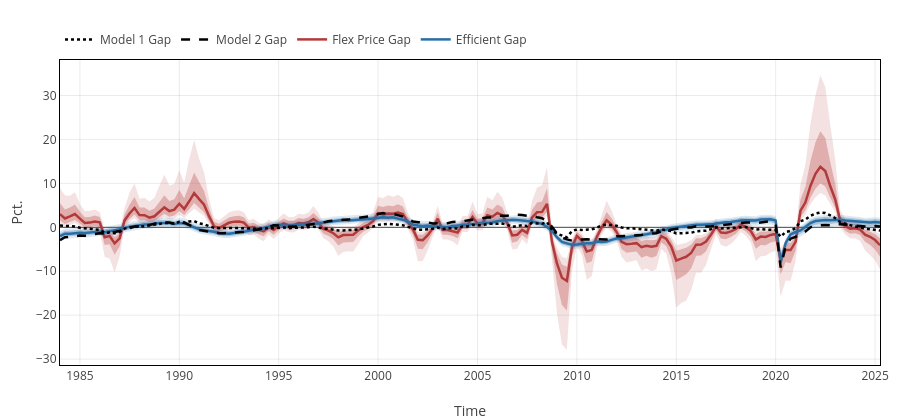

Here is the notebook cell this chart was saved with:
### Code cell
# load model 1 and model 2 results for comparison
res_1           = load("$(pwd())/res_kuttner_AR2_4_obs_iis.jld2");
nDraws_1        = res_1["nDraws"];
burnin_1        = res_1["burnin"];
distr_α_1       = res_1["distr_α"];
σʸ            = res_1["σʸ"]';

Ψe1          = zeros(size(distr_α_1, 2), size(distr_α_1, 3));
Ψe1[:, :] = distr_α_1[1, :, :].*σʸ[1];



res_2           = load("$(pwd())/res_okun_kuttner_AR2_6_obs_iis.jld2");
nDraws_2        = res_2["nDraws"];
burnin_2       = res_2["burnin"];
distr_α_2      = res_2["distr_α"];
σʸ            = res_2["σʸ"]';

Ψe2          = zeros(size(distr_α_2, 2), size(distr_α_2, 3));
Ψe2[:, :] = distr_α_2[1, :, :].*σʸ[1];

Ψe1ᵐ = zeros(size(Ψe1, 1)-max_h);
Ψe2ᵐ = zeros(size(Ψe2, 1)-max_h);
Ψe195 = zeros(size(Ψe1, 1)-max_h);
Ψe105 = zeros(size(Ψe1, 1)-max_h);
Ψe184 = zeros(size(Ψe1, 1)-max_h);
Ψe116 = zeros(size(Ψe1, 1)-max_h);
Ψe295 = zeros(size(Ψe2, 1)-max_h);
Ψe205 = zeros(size(Ψe2, 1)-max_h);
Ψe284 = zeros(size(Ψe2, 1)-max_h);
Ψe216 = zeros(size(Ψe2, 1)-max_h);


# fill quantiles
for j=1:size(Ψe1, 1)-max_h
    Ψe195[j] = quantile(Ψe1[j, :], 0.95);
    Ψe105[j] = quantile(Ψe1[j, :], 0.05);
    Ψe184[j] = quantile(Ψe1[j, :], 0.84); 
    Ψe116[j] = quantile(Ψe1[j, :], 0.16);
    Ψe1ᵐ[j]  = quantile(Ψe1[j, :], 0.50);

    Ψe295[j] = quantile(Ψe2[j, :], 0.95);
    Ψe205[j] = quantile(Ψe2[j, :], 0.05);
    Ψe284[j] = quantile(Ψe2[j, :], 0.84); 
    Ψe216[j] = quantile(Ψe2[j, :], 0.16);
    Ψe2ᵐ[j]  = quantile(Ψe2[j, :], 0.50);
end


# make comparison plot
# black
model1_color = "#000000"  # black for Model 1
model2_color = "#000000"  


# ============= gaps
plt_cycle = Plot([

              # Flex price gap
        # 90% band: lower first (invisible), then upper filled to previous
        scatter(x=date, y=Ψf05[1:end-max_h, 1], mode="lines",
                line=attr(color="rgba(0,0,0,0)"), hoverinfo="skip", showlegend=false),
        scatter(x=date, y=Ψf95[1:end-max_h, 1], mode="lines", showlegend=false,
                fill="tonexty", fillcolor=band90_flex, line=attr(color="rgba(0,0,0,0)")),  
        # 68% band: lower first (invisible), then upper filled to previous
        scatter(x=date, y=Ψf16[1:end-max_h, 1], mode="lines",
                line=attr(color="rgba(0,0,0,0)"), hoverinfo="skip", showlegend=false),
        scatter(x=date, y=Ψf84[1:end-max_h, 1], mode="lines", showlegend=false,
                fill="tonexty", fillcolor=band68_flex, line=attr(color="rgba(0,0,0,0)")),
        # Median line
        scatter(x=date, y=Ψfᵐ[1:end-max_h, 1], mode="lines", name="Flex Price Gap", legendrank=3,
                line=attr(color=flex_color, width=2.5)),
                
        # Efficient gap
        # 90% band: lower first (invisible), then upper filled to previous
        scatter(x=date, y=Ψe05[1:end-max_h, 1], mode="lines",
                line=attr(color="rgba(0,0,0,0)"), hoverinfo="skip", showlegend=false),
        scatter(x=date, y=Ψe95[1:end-max_h, 1], mode="lines", showlegend=false,
                fill="tonexty", fillcolor=band90_eff, line=attr(color="rgba(0,0,0,0)")),

        # 68% band: lower first (invisible), then upper filled to previous
        scatter(x=date, y=Ψe16[1:end-max_h, 1], mode="lines",
                line=attr(color="rgba(0,0,0,0)"), hoverinfo="skip", showlegend=false),
        scatter(x=date, y=Ψe84[1:end-max_h, 1], mode="lines", showlegend=false,
                fill="tonexty", fillcolor=band68_eff, line=attr(color="rgba(0,0,0,0)")),
        # Median line
        scatter(x=date, y=Ψeᵐ[1:end-max_h, 1], mode="lines", name="Efficient Gap", legendrank=1,
                line=attr(color=eff_color, width=2.5)),

        # # cost push cycle
        # # 90% band: lower first (invisible), then upper filled to previous
        # scatter(x=date, y=Ψπ05[1:end-max_h, 4], mode="lines",
        #         line=attr(color="rgba(0,0,0,0)"), hoverinfo="skip", showlegend=false),
        # scatter(x=date, y=Ψπ95[1:end-max_h, 4], mode="lines", showlegend=false,
        #         fill="tonexty", fillcolor=band90_u, line=attr(color="rgba(0,0,0,0)")),
        # # 68% band: lower first (invisible), then upper filled to previous
        # scatter(x=date, y=Ψπ16[1:end-max_h, 4], mode="lines",
        #         line=attr(color="rgba(0,0,0,0)"), hoverinfo="skip", showlegend=false),
        # scatter(x=date, y=Ψπ84[1:end-max_h, 4], mode="lines", showlegend=false,
        #         fill="tonexty", fillcolor=band68_u, line=attr(color="rgba(0,0,0,0)")),
        # # Median line
        # scatter(x=date, y=Ψπᵐ[1:end-max_h, 4], mode="lines", name="Cost-Push Cycle", legendrank=2,
        #         line=attr(color=u_color, width=2.5)),

  
                # Model 2 efficient gap
        scatter(x=date, y=Ψe2ᵐ, mode="lines", name="Model 2 Gap", legendrank=4,
                line=attr(color=model2_color, width=2.5, dash="dash")),

        # Model 1 efficient gap
        scatter(x=date, y=Ψe1ᵐ, mode="lines", name="Model 1 Gap", legendrank=5,
                line=attr(color=model1_color, width=2.5, dash="dot")),



],
base_layout)
display(plt_cycle)


# compute correlation between model 1 median and flex gap median
corr = cor(Ψe1ᵐ, Ψfᵐ[1:end-max_h, 1])
display("Correlation between Kuttner gap and Flex price gap: $(corr)")

corr2 = cor(Ψe2ᵐ, Ψfᵐ[1:end-max_h, 1])
display("Correlation between Okun-Kuttner  gap and Flex price gap: $(corr2)")

corr = cor(Ψe1ᵐ, Ψeᵐ[1:end-max_h, 1])
display("Correlation between Kuttner  gap and current model efficient gap: $(corr)")

corr2 = cor(Ψe2ᵐ, Ψeᵐ[1:end-max_h, 1])
display("Correlation between Okun-Kuttner  gap and current model efficient gap: $(corr2)")


# relative volatility of flex gap to efficient gap
rel_vol1 = std(Ψe1ᵐ) /  std(Ψfᵐ[1:end-max_h, 1])
display("Relative volatility of kuttner to flex gap: $(rel_vol1)")

rel_vol2 = std(Ψe2ᵐ) / std(Ψfᵐ[1:end-max_h, 1])
display("Relative volatility of okun kuttner to flex gap: $(rel_vol2)")

rel_vol1 = std(Ψe1ᵐ)/ std(Ψeᵐ[1:end-max_h, 1]) 
display("Relative volatility of kuttner gap to efficient gap: $(rel_vol1)")

rel_vol2 = std(Ψe2ᵐ) / std(Ψeᵐ[1:end-max_h, 1])
display("Relative volatility of okun-kuttner gap to efficient  gap: $(rel_vol2)")

### Figure 1 — Plotly figure (JSON) as saved in the notebook; plotly's stock layout.template omitted (floating-point values rounded to 4 significant figures; data arrays with more than 128 entries replaced by an {"elided": "..."} marker saying what was removed)
{"data": [{"hoverinfo": "skip", "line": {"color": "rgba(0,0,0,0)"}, "mode": "lines", "showlegend": false, "type": "scatter", "x": {"elided": "174 str values"}, "y": {"elided": "166 float values"}}, {"fill": "tonexty", "fillcolor": "rgba(179, 58, 58, 0.15)", "line": {"color": "rgba(0,0,0,0)"}, "mode": "lines", "showlegend": false, "type": "scatter", "x": {"elided": "174 str values"}, "y": {"elided": "166 float values"}}, {"hoverinfo": "skip", "line": {"color": "rgba(0,0,0,0)"}, "mode": "lines", "showlegend": false, "type": "scatter", "x": {"elided": "174 str values"}, "y": {"elided": "166 float values"}}, {"fill": "tonexty", "fillcolor": "rgba(179, 58, 58, 0.30)", "line": {"color": "rgba(0,0,0,0)"}, "mode": "lines", "showlegend": false, "type": "scatter", "x": {"elided": "174 str values"}, "y": {"elided": "166 float values"}}, {"legendrank": 3, "line": {"color": "#B33A3A", "width": 2.5}, "mode": "lines", "name": "Flex Price Gap", "type": "scatter", "x": {"elided": "174 str values"}, "y": {"elided": "166 float values"}}, {"hoverinfo": "skip", "line": {"color": "rgba(0,0,0,0)"}, "mode": "lines", "showlegend": false, "type": "scatter", "x": {"elided": "174 str values"}, "y": {"elided": "166 float values"}}, {"fill": "tonexty", "fillcolor": "rgba(42, 110, 166, 0.15)", "line": {"color": "rgba(0,0,0,0)"}, "mode": "lines", "showlegend": false, "type": "scatter", "x": {"elided": "174 str values"}, "y": {"elided": "166 float values"}}, {"hoverinfo": "skip", "line": {"color": "rgba(0,0,0,0)"}, "mode": "lines", "showlegend": false, "type": "scatter", "x": {"elided": "174 str values"}, "y": {"elided": "166 float values"}}, {"fill": "tonexty", "fillcolor": "rgba(42, 110, 166, 0.30)", "line": {"color": "rgba(0,0,0,0)"}, "mode": "lines", "showlegend": false, "type": "scatter", "x": {"elided": "174 str values"}, "y": {"elided": "166 float values"}}, {"legendrank": 1, "line": {"color": "#2A6EA6", "width": 2.5}, "mode": "lines", "name": "Efficient Gap", "type": "scatter", "x": {"elided": "174 str values"}, "y": {"elided": "166 float values"}}, {"legendrank": 4, "line": {"color": "#000000", "dash": "dash", "width": 2.5}, "mode": "lines", "name": "Model 2 Gap", "type": "scatter", "x": {"elided": "174 str values"}, "y": {"elided": "166 float values"}}, {"legendrank": 5, "line": {"color": "#000000", "dash": "dot", "width": 2.5}, "mode": "lines", "name": "Model 1 Gap", "type": "scatter", "x": {"elided": "174 str values"}, "y": {"elided": "166 float values"}}], "layout": {"height": 420, "hovermode": "x unified", "legend": {"bgcolor": "rgba(0,0,0,0)", "orientation": "h", "x": 0, "y": 1.02, "yanchor": "bottom"}, "margin": {"b": 55, "l": 60, "r": 20, "t": 60}, "width": 900, "xaxis": {"gridcolor": "rgba(0,0,0,0.08)", "linecolor": "black", "linewidth": 1, "mirror": true, "showgrid": true, "showline": true, "title": "Time", "zeroline": false}, "yaxis": {"gridcolor": "rgba(0,0,0,0.08)", "linecolor": "black", "linewidth": 1, "mirror": true, "showgrid": true, "showline": true, "title": "Pct.", "zeroline": true}}}
